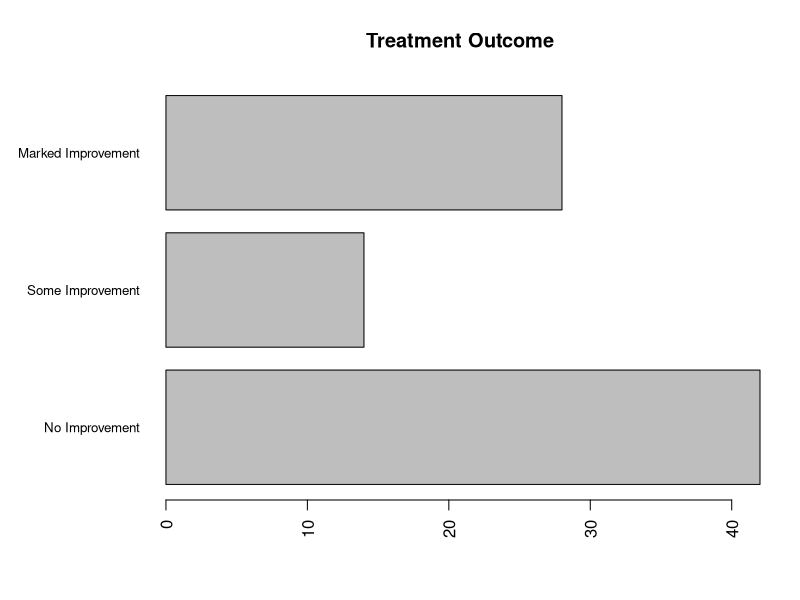

Reproduce this figure in R.
library(vcd)

par(mar=c(5,8,4,2))
par(las=2)

counts <- table(Arthritis$Improved)
#table起统计效果，Improved一栏有None，Some，Marked三

barplot(counts,
        main="Treatment Outcome", 
        horiz = TRUE, cex.names = 0.8, 
        names.arg = c("No Improvement",
                      "Some Improvement", 
                      "Marked Improvement"))


